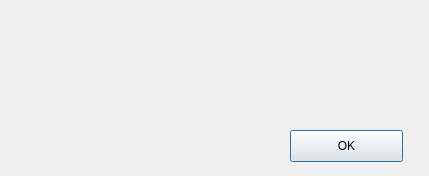
<?xml version="1.0" encoding="UTF-8"?>
<ui version="4.0">
 <class>Dialog</class>
 <widget class="QDialog" name="Dialog">
  <property name="geometry">
   <rect>
    <x>0</x>
    <y>0</y>
    <width>429</width>
    <height>176</height>
   </rect>
  </property>
  <property name="windowTitle">
   <string>Dialog</string>
  </property>
  <widget class="QLabel" name="pix">
   <property name="geometry">
    <rect>
     <x>20</x>
     <y>20</y>
     <width>59</width>
     <height>71</height>
    </rect>
   </property>
   <property name="text">
    <string/>
   </property>
  </widget>
  <widget class="QLabel" name="label">
   <property name="geometry">
    <rect>
     <x>100</x>
     <y>20</y>
     <width>321</width>
     <height>91</height>
    </rect>
   </property>
   <property name="text">
    <string/>
   </property>
   <property name="alignment">
    <set>Qt::AlignLeading|Qt::AlignLeft|Qt::AlignTop</set>
   </property>
  </widget>
  <widget class="QPushButton" name="ok_button">
   <property name="geometry">
    <rect>
     <x>290</x>
     <y>130</y>
     <width>113</width>
     <height>32</height>
    </rect>
   </property>
   <property name="text">
    <string>OK</string>
   </property>
  </widget>
 </widget>
 <resources/>
 <connections/>
</ui>
